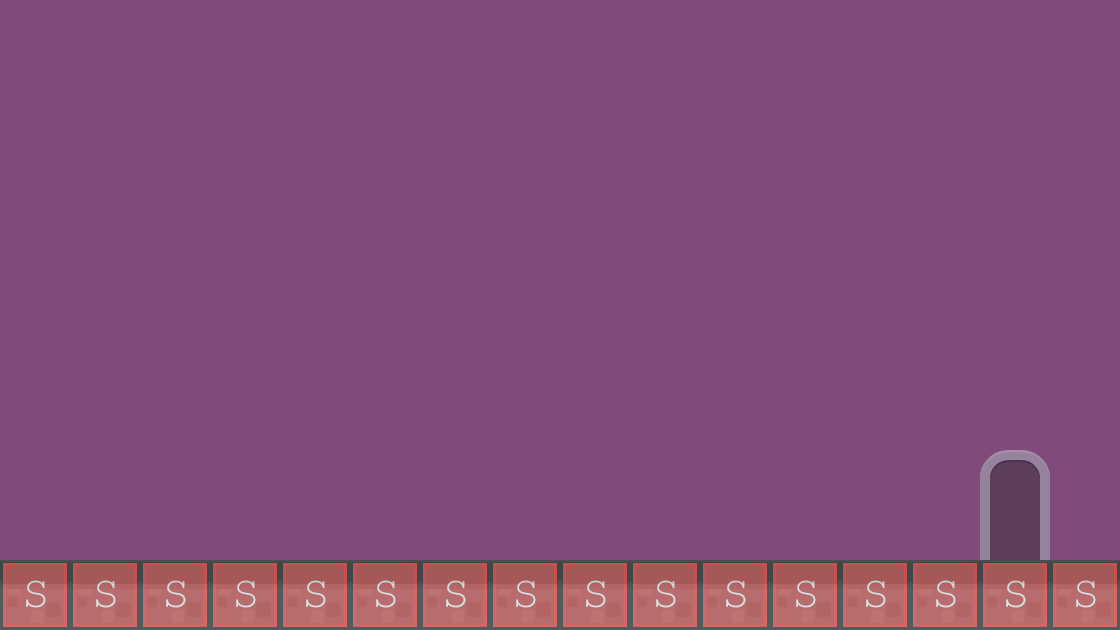

Below is a game level as drawn by its tile map, then a one-line description and the .tmx that defines it (tile-layer data replaced by summaries):
An orthogonal 16x9 tile map with 70x70 px tiles, 2 tile layers (collision, background), 2 tilesets and 1 object (levelTrigger).

<map version="1.0" orientation="orthogonal" renderorder="right-down" width="16" height="9" tilewidth="70" tileheight="70" backgroundcolor="#804a7b">
 <tileset firstgid="1" name="background-tiles" tilewidth="70" tileheight="70">
  <image source="../img/background-tiles.png" width="910" height="910" />
 </tileset>
 <tileset firstgid="170" name="meta-tiles" tilewidth="70" tileheight="70">
  <image source="../img/meta-tiles.png" width="350" height="70" />
  <tile id="0">
   <properties>
    <property name="type" value="solid" />
   </properties>
  </tile>
  <tile id="4">
   <properties>
    <property name="type" value="solid" />
   </properties>
  </tile>
 </tileset>
 <objectgroup name="trigger-entities">
  <object name="levelTrigger" x="980" y="426" width="70" height="136">
   <properties>
    <property name="level" value="level02" />
   </properties>
  </object>
 </objectgroup>
 <layer name="collision" width="16" height="9">
  <data>[144 cells, 16 non-empty, 1 distinct tile ids]</data>
 </layer>
 <layer name="background" width="16" height="9" opacity="0.48">
  <data>[144 cells, 18 non-empty, 3 distinct tile ids]</data>
 </layer>
</map>
